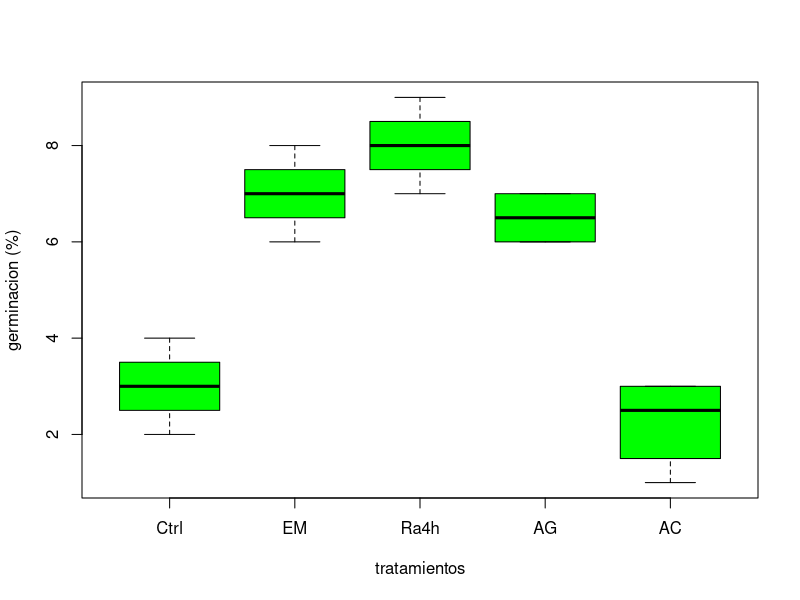
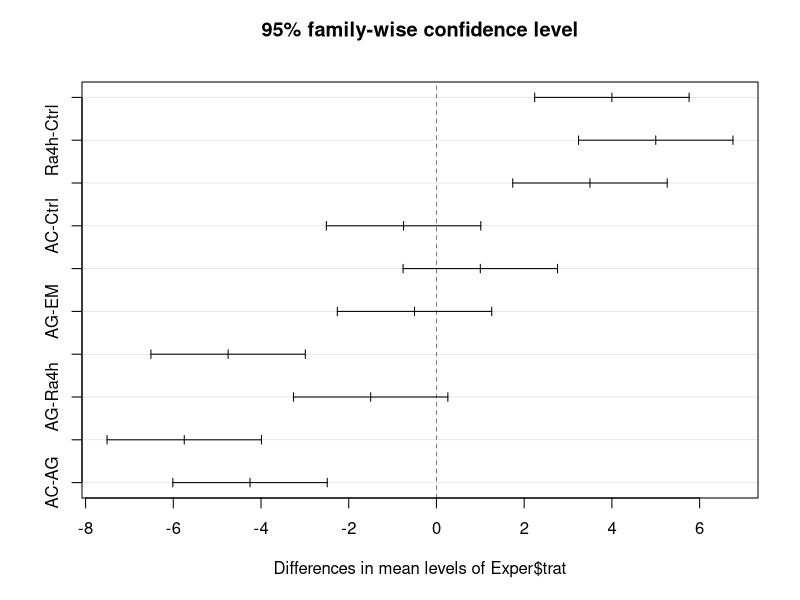

Write R code to recreate these figures, in order.
# Dan Eduardo González García 
# 1977438
# 08/05/2024


# Ingresar Datos --------------------------------------------------------

# Ingresar datos del diseño aleatorio 
# 5 diseños germinativos 
# 4 repeticiones cada tratamiento 


germ <- c(3, 3, 4, 2, 7, 8, 7, 6, 8, 9, 8, 7, 6, 7, 7, 6, 3, 2, 1, 3)

trat <- gl(5, 4, 20, labels = c("Ctrl", "EM", "Ra4h", "AG", "AC"))


Exper <- data.frame(trat, germ)


boxplot(Exper$germ ~ Exper$trat, col = "green", xlab
        = "tratamientos",  ylab = "germinacion (%)")

# Revisar Normalidad 
shapiro.test(Exper$germ)

# Revisa la igualdad de varianza
bartlett.test(Exper$germ, Exper$trat)

med.trat <- tapply(Exper$germ, Exper$trat, mean)
med.trat

# Media General
MG <- mean(Exper$germ)

var.trat <- tapply(Exper$germ, Exper$trat, var)
var.trat 

Exper$SC <- (Exper$germ - MG)^2

# Suma de cuadrados del experimento SCTotal
SCtotal <- sum(Exper$SC)

# Suma de cuadrados del tratamiento SCTrat

SCTrat <- sum((med.trat-MG)^2 * 4)
SCTrat

# Suma cuadrado del error 
SCtotal - SCTrat

SCTrat/4
9.7/15
26.2/.64

# ANOVA usando funcion AOV

Exper.aov <- aov(Exper$germ ~ Exper$trat)
summary(Exper.aov)

# Existen diferencias entre los tratamientos de germinacion 
# Por lo tanto, aplicaremos una prueba de Tukey 

TukeyHSD(Exper.aov)
plot(TukeyHSD(Exper.aov))